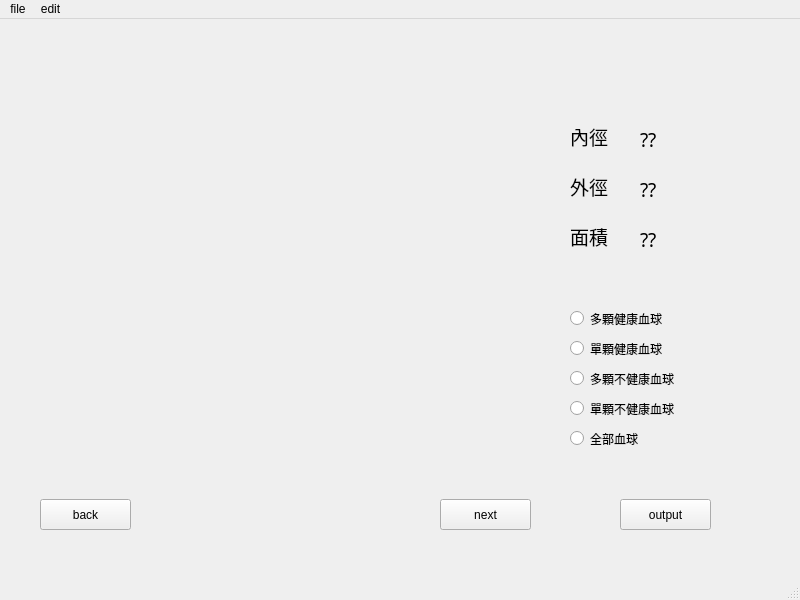
<?xml version="1.0" encoding="UTF-8"?>
<ui version="4.0">
 <class>MainWindow</class>
 <widget class="QMainWindow" name="MainWindow">
  <property name="geometry">
   <rect>
    <x>0</x>
    <y>0</y>
    <width>800</width>
    <height>600</height>
   </rect>
  </property>
  <property name="windowTitle">
   <string>MainWindow</string>
  </property>
  <widget class="QWidget" name="centralwidget">
   <widget class="QPushButton" name="output">
    <property name="geometry">
     <rect>
      <x>620</x>
      <y>480</y>
      <width>91</width>
      <height>31</height>
     </rect>
    </property>
    <property name="text">
     <string>output</string>
    </property>
   </widget>
   <widget class="QPushButton" name="next">
    <property name="geometry">
     <rect>
      <x>440</x>
      <y>480</y>
      <width>91</width>
      <height>31</height>
     </rect>
    </property>
    <property name="styleSheet">
     <string notr="true"/>
    </property>
    <property name="text">
     <string>next</string>
    </property>
   </widget>
   <widget class="QPushButton" name="back">
    <property name="geometry">
     <rect>
      <x>40</x>
      <y>480</y>
      <width>91</width>
      <height>31</height>
     </rect>
    </property>
    <property name="text">
     <string>back</string>
    </property>
   </widget>
   <widget class="QLabel" name="in_rad">
    <property name="geometry">
     <rect>
      <x>570</x>
      <y>97</y>
      <width>51</width>
      <height>41</height>
     </rect>
    </property>
    <property name="font">
     <font>
      <family>Agency FB</family>
      <pointsize>14</pointsize>
     </font>
    </property>
    <property name="text">
     <string>內徑</string>
    </property>
   </widget>
   <widget class="QLabel" name="out_rad">
    <property name="geometry">
     <rect>
      <x>570</x>
      <y>147</y>
      <width>51</width>
      <height>41</height>
     </rect>
    </property>
    <property name="font">
     <font>
      <family>Agency FB</family>
      <pointsize>14</pointsize>
     </font>
    </property>
    <property name="text">
     <string>外徑</string>
    </property>
   </widget>
   <widget class="QLabel" name="area">
    <property name="geometry">
     <rect>
      <x>570</x>
      <y>197</y>
      <width>51</width>
      <height>41</height>
     </rect>
    </property>
    <property name="font">
     <font>
      <family>Agency FB</family>
      <pointsize>14</pointsize>
     </font>
    </property>
    <property name="text">
     <string>面積</string>
    </property>
   </widget>
   <widget class="QLabel" name="out_rad_val">
    <property name="geometry">
     <rect>
      <x>640</x>
      <y>150</y>
      <width>51</width>
      <height>41</height>
     </rect>
    </property>
    <property name="font">
     <font>
      <family>Agency FB</family>
      <pointsize>14</pointsize>
     </font>
    </property>
    <property name="text">
     <string>??</string>
    </property>
   </widget>
   <widget class="QLabel" name="area_val">
    <property name="geometry">
     <rect>
      <x>640</x>
      <y>200</y>
      <width>51</width>
      <height>41</height>
     </rect>
    </property>
    <property name="font">
     <font>
      <family>Agency FB</family>
      <pointsize>14</pointsize>
     </font>
    </property>
    <property name="text">
     <string>??</string>
    </property>
   </widget>
   <widget class="QLabel" name="in_rad_val">
    <property name="geometry">
     <rect>
      <x>640</x>
      <y>100</y>
      <width>51</width>
      <height>41</height>
     </rect>
    </property>
    <property name="font">
     <font>
      <family>Agency FB</family>
      <pointsize>14</pointsize>
     </font>
    </property>
    <property name="text">
     <string>??</string>
    </property>
   </widget>
   <widget class="QRadioButton" name="radioButton">
    <property name="geometry">
     <rect>
      <x>570</x>
      <y>290</y>
      <width>121</width>
      <height>19</height>
     </rect>
    </property>
    <property name="text">
     <string>多顆健康血球</string>
    </property>
   </widget>
   <widget class="QRadioButton" name="radioButton_2">
    <property name="geometry">
     <rect>
      <x>570</x>
      <y>320</y>
      <width>121</width>
      <height>19</height>
     </rect>
    </property>
    <property name="text">
     <string>單顆健康血球</string>
    </property>
   </widget>
   <widget class="QRadioButton" name="radioButton_3">
    <property name="geometry">
     <rect>
      <x>570</x>
      <y>380</y>
      <width>151</width>
      <height>19</height>
     </rect>
    </property>
    <property name="text">
     <string>單顆不健康血球</string>
    </property>
   </widget>
   <widget class="QRadioButton" name="radioButton_4">
    <property name="geometry">
     <rect>
      <x>570</x>
      <y>350</y>
      <width>131</width>
      <height>19</height>
     </rect>
    </property>
    <property name="text">
     <string>多顆不健康血球</string>
    </property>
   </widget>
   <widget class="QRadioButton" name="radioButton_5">
    <property name="geometry">
     <rect>
      <x>570</x>
      <y>410</y>
      <width>98</width>
      <height>19</height>
     </rect>
    </property>
    <property name="text">
     <string>全部血球</string>
    </property>
   </widget>
   <widget class="QLabel" name="photo">
    <property name="geometry">
     <rect>
      <x>40</x>
      <y>80</y>
      <width>491</width>
      <height>361</height>
     </rect>
    </property>
    <property name="text">
     <string/>
    </property>
    <property name="pixmap">
     <pixmap>../../../data/project_image(CS)/Height 091203.bmp</pixmap>
    </property>
   </widget>
  </widget>
  <widget class="QMenuBar" name="menubar">
   <property name="geometry">
    <rect>
     <x>0</x>
     <y>0</y>
     <width>800</width>
     <height>25</height>
    </rect>
   </property>
   <widget class="QMenu" name="menufile">
    <property name="enabled">
     <bool>true</bool>
    </property>
    <property name="geometry">
     <rect>
      <x>2263</x>
      <y>206</y>
      <width>164</width>
      <height>126</height>
     </rect>
    </property>
    <property name="title">
     <string>file</string>
    </property>
    <addaction name="openfile"/>
    <addaction name="save"/>
    <addaction name="save_as"/>
   </widget>
   <widget class="QMenu" name="menuedit">
    <property name="title">
     <string>edit</string>
    </property>
    <addaction name="setting"/>
   </widget>
   <addaction name="menufile"/>
   <addaction name="menuedit"/>
  </widget>
  <widget class="QStatusBar" name="statusbar"/>
  <action name="openfile">
   <property name="text">
    <string>open file</string>
   </property>
  </action>
  <action name="save">
   <property name="text">
    <string>save</string>
   </property>
  </action>
  <action name="save_as">
   <property name="text">
    <string>save as</string>
   </property>
  </action>
  <action name="setting">
   <property name="text">
    <string>setting</string>
   </property>
  </action>
 </widget>
 <resources/>
 <connections/>
</ui>
